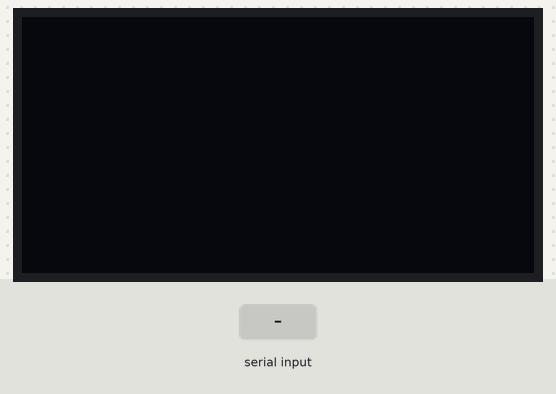
Recording of a sketch running on a simulated Arduino Uno, built with avr-gcc and run on an emulated ATmega328P. Parts: 128×64 one-colour display. The inputs (shaded band) are chosen by the test bench. What the sketch prints to the serial monitor is not drawn.

Above: at 1.2 s.
1.3 s: "h" received over the second serial link
At 2.0 s:
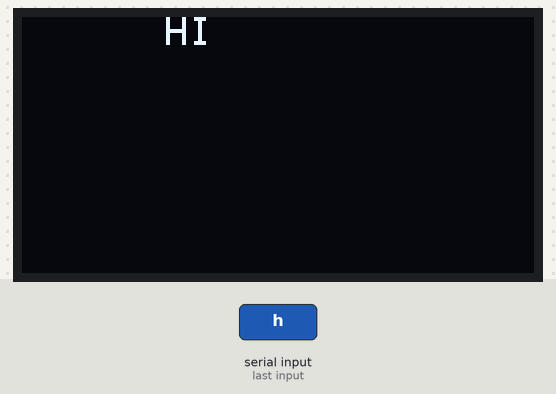
2.8 s: "9" received over the second serial link
At 3.2 s:
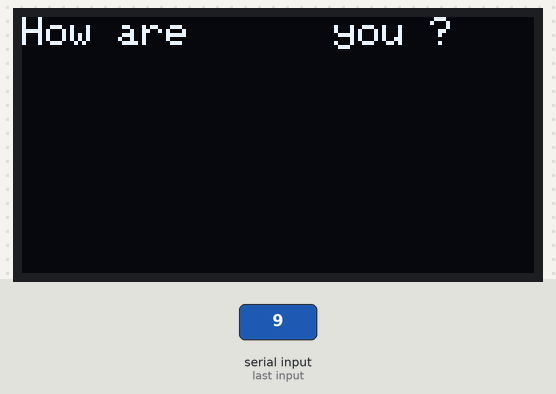
4.3 s: "0" received over the second serial link
At 5.5 s:
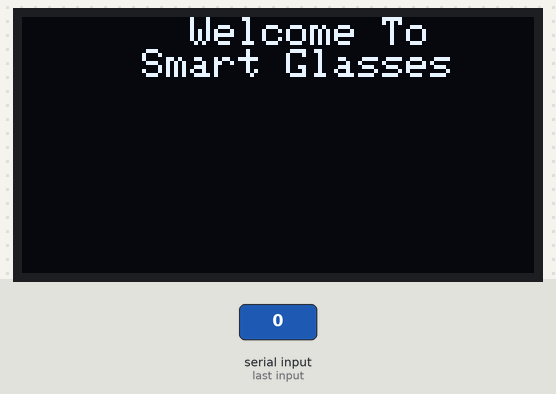
5.8 s: "8" received over the second serial link
At 6.7 s:
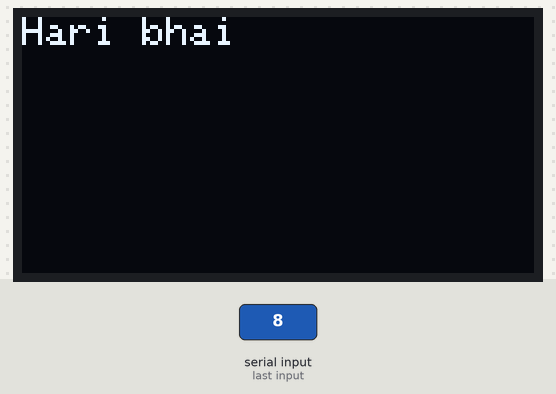
7.3 s: "7" received over the second serial link
At 7.8 s:
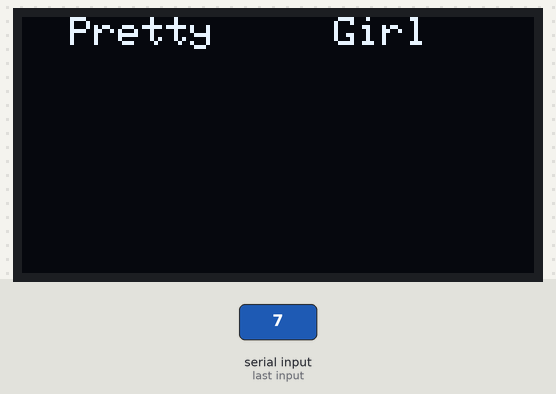
8.8 s: "4" received over the second serial link
At 10.2 s:
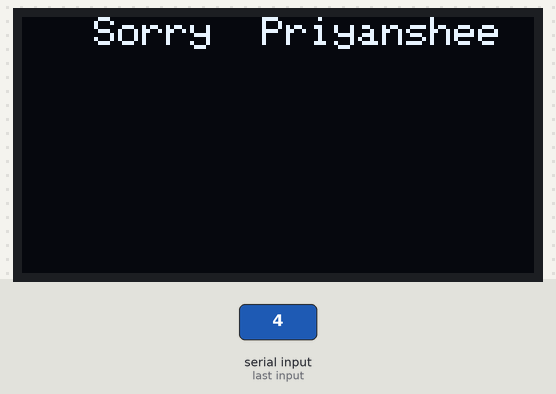
Timing chart, 0 to 11.3 s (numbered marks = the images above; inputs shaded):
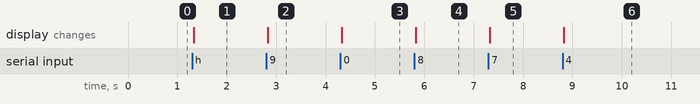

The sketch:

blutooth_oled_display.ino
```cpp
#include<SoftwareSerial.h>
#include <Wire.h>
#include <SPI.h>
#include <Adafruit_GFX.h>
#include <Adafruit_SSD1306.h>
char c;

SoftwareSerial bluetoothSerial(7, 8);
#define OLED_RESET LED_BUILTIN  //4
Adafruit_SSD1306 display(OLED_RESET);

void setup() {
  display.begin(SSD1306_SWITCHCAPVCC, 0x3C);
  bluetoothSerial.begin(9600);
  Serial.begin(115200);
  display.clearDisplay();
  display.println("   Smart    Minor");
  }

void loop()
{
   if(bluetoothSerial.available()>0)
 {
  c=bluetoothSerial.read();

   Serial.print(c);

  display.setTextSize(1);
  display.setTextColor(WHITE);
  display.setCursor(0,0);


  if (c=='h')
  {
     display.clearDisplay();
     display.println("      HI");
  }
  if (c=='c')
  {
    display.clearDisplay();

  }
   if (c=='9')
  {
     display.clearDisplay();
     display.println("How are      you ?");
  }
   if (c=='0')
  {
     display.clearDisplay();
     display.println("       Welcome To         Smart Glasses");
  }
   if (c=='8')
  {
     display.clearDisplay();
     display.println("Hari bhai");
  }
   if (c=='7')
  {
     display.clearDisplay();
     display.println("  Pretty     Girl");
  }
   if (c=='4')
  {
     display.clearDisplay();
     display.println("   Sorry  Priyanshee");
  }

  display.display();
 }
}
```

Measured:
- after the input at 1.3 s, the display: changes at once (image 1)
- after the input at 2.8 s, the display: changes at once (image 2)
- after the input at 4.3 s, the display: changes at once (image 3)
- after the input at 5.8 s, the display: changes at once (image 4)
- after the input at 7.3 s, the display: changes at once (image 5)
- after the input at 8.8 s, the display: changes at once (image 6)
